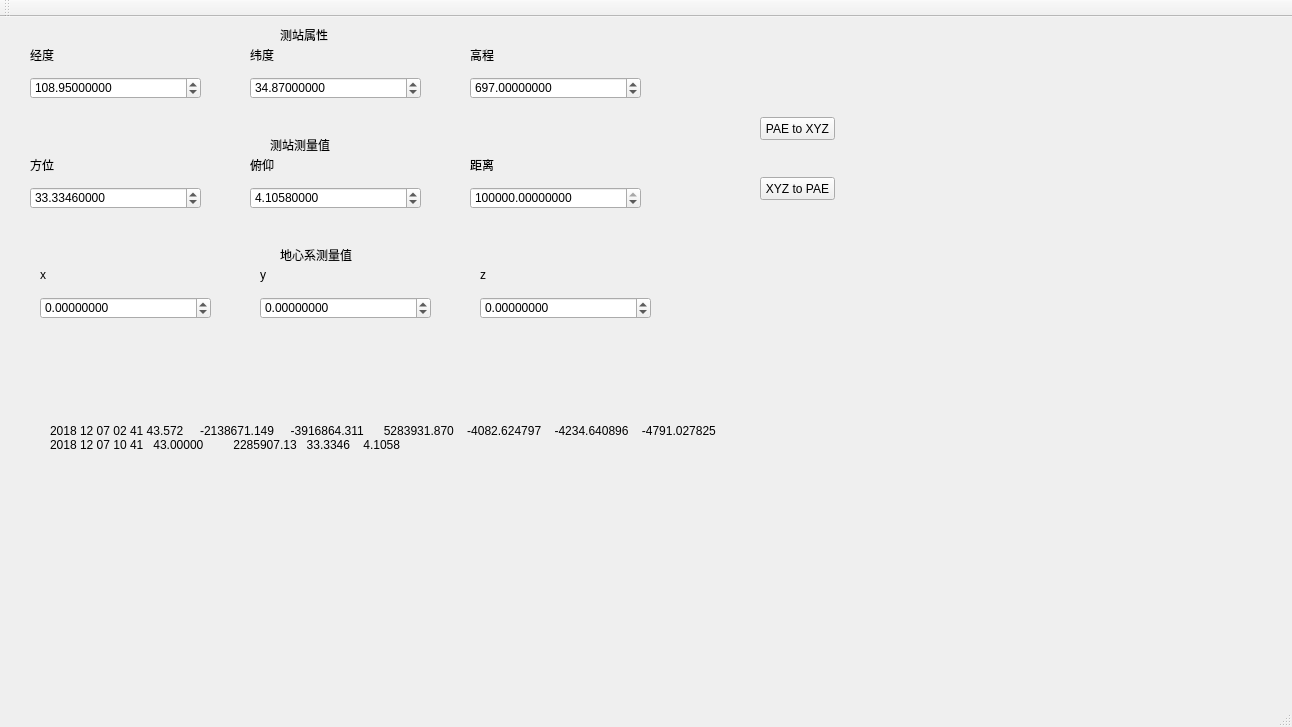
<?xml version="1.0" encoding="UTF-8"?>
<ui version="4.0">
 <class>MainWindow</class>
 <widget class="QMainWindow" name="MainWindow">
  <property name="geometry">
   <rect>
    <x>0</x>
    <y>0</y>
    <width>1292</width>
    <height>727</height>
   </rect>
  </property>
  <property name="windowTitle">
   <string>MainWindow</string>
  </property>
  <widget class="QWidget" name="centralWidget">
   <widget class="QDoubleSpinBox" name="doubleSpinBox_longitude">
    <property name="geometry">
     <rect>
      <x>30</x>
      <y>60</y>
      <width>171</width>
      <height>22</height>
     </rect>
    </property>
    <property name="decimals">
     <number>8</number>
    </property>
    <property name="minimum">
     <double>-360.000000000000000</double>
    </property>
    <property name="maximum">
     <double>360.000000000000000</double>
    </property>
    <property name="value">
     <double>108.950000000000003</double>
    </property>
   </widget>
   <widget class="QDoubleSpinBox" name="doubleSpinBox_latitude">
    <property name="geometry">
     <rect>
      <x>250</x>
      <y>60</y>
      <width>171</width>
      <height>22</height>
     </rect>
    </property>
    <property name="decimals">
     <number>8</number>
    </property>
    <property name="minimum">
     <double>-360.000000000000000</double>
    </property>
    <property name="maximum">
     <double>360.000000000000000</double>
    </property>
    <property name="value">
     <double>34.869999999999997</double>
    </property>
   </widget>
   <widget class="QDoubleSpinBox" name="doubleSpinBox_height">
    <property name="geometry">
     <rect>
      <x>470</x>
      <y>60</y>
      <width>171</width>
      <height>22</height>
     </rect>
    </property>
    <property name="decimals">
     <number>8</number>
    </property>
    <property name="minimum">
     <double>-99999.000000000000000</double>
    </property>
    <property name="maximum">
     <double>99999.000000000000000</double>
    </property>
    <property name="singleStep">
     <double>1.000000000000000</double>
    </property>
    <property name="value">
     <double>697.000000000000000</double>
    </property>
   </widget>
   <widget class="QLabel" name="label">
    <property name="geometry">
     <rect>
      <x>30</x>
      <y>30</y>
      <width>81</width>
      <height>16</height>
     </rect>
    </property>
    <property name="text">
     <string>经度</string>
    </property>
   </widget>
   <widget class="QLabel" name="label_2">
    <property name="geometry">
     <rect>
      <x>250</x>
      <y>30</y>
      <width>81</width>
      <height>16</height>
     </rect>
    </property>
    <property name="text">
     <string>纬度</string>
    </property>
   </widget>
   <widget class="QLabel" name="label_3">
    <property name="geometry">
     <rect>
      <x>470</x>
      <y>30</y>
      <width>81</width>
      <height>16</height>
     </rect>
    </property>
    <property name="text">
     <string>高程</string>
    </property>
   </widget>
   <widget class="QLabel" name="label_4">
    <property name="geometry">
     <rect>
      <x>470</x>
      <y>140</y>
      <width>81</width>
      <height>16</height>
     </rect>
    </property>
    <property name="text">
     <string>距离</string>
    </property>
   </widget>
   <widget class="QDoubleSpinBox" name="doubleSpinBox_r">
    <property name="geometry">
     <rect>
      <x>470</x>
      <y>170</y>
      <width>171</width>
      <height>22</height>
     </rect>
    </property>
    <property name="decimals">
     <number>8</number>
    </property>
    <property name="minimum">
     <double>-9999999999.000000000000000</double>
    </property>
    <property name="maximum">
     <double>9999999999.000000000000000</double>
    </property>
    <property name="value">
     <double>2285907.129999999888241</double>
    </property>
   </widget>
   <widget class="QLabel" name="label_5">
    <property name="geometry">
     <rect>
      <x>250</x>
      <y>140</y>
      <width>81</width>
      <height>16</height>
     </rect>
    </property>
    <property name="text">
     <string>俯仰</string>
    </property>
   </widget>
   <widget class="QLabel" name="label_6">
    <property name="geometry">
     <rect>
      <x>30</x>
      <y>140</y>
      <width>81</width>
      <height>16</height>
     </rect>
    </property>
    <property name="text">
     <string>方位</string>
    </property>
   </widget>
   <widget class="QDoubleSpinBox" name="doubleSpinBox_a">
    <property name="geometry">
     <rect>
      <x>30</x>
      <y>170</y>
      <width>171</width>
      <height>22</height>
     </rect>
    </property>
    <property name="decimals">
     <number>8</number>
    </property>
    <property name="maximum">
     <double>360.000000000000000</double>
    </property>
    <property name="value">
     <double>33.334600000000002</double>
    </property>
   </widget>
   <widget class="QDoubleSpinBox" name="doubleSpinBox_e">
    <property name="geometry">
     <rect>
      <x>250</x>
      <y>170</y>
      <width>171</width>
      <height>22</height>
     </rect>
    </property>
    <property name="decimals">
     <number>8</number>
    </property>
    <property name="minimum">
     <double>-90.000000000000000</double>
    </property>
    <property name="maximum">
     <double>90.000000000000000</double>
    </property>
    <property name="value">
     <double>4.105800000000000</double>
    </property>
   </widget>
   <widget class="QLabel" name="label_7">
    <property name="geometry">
     <rect>
      <x>280</x>
      <y>10</y>
      <width>81</width>
      <height>16</height>
     </rect>
    </property>
    <property name="styleSheet">
     <string notr="true">font: 75 12pt &quot;Arial&quot;;</string>
    </property>
    <property name="text">
     <string>测站属性</string>
    </property>
   </widget>
   <widget class="QLabel" name="label_8">
    <property name="geometry">
     <rect>
      <x>270</x>
      <y>120</y>
      <width>81</width>
      <height>16</height>
     </rect>
    </property>
    <property name="styleSheet">
     <string notr="true">font: 75 12pt &quot;Arial&quot;;</string>
    </property>
    <property name="text">
     <string>测站测量值</string>
    </property>
   </widget>
   <widget class="QLabel" name="label_9">
    <property name="geometry">
     <rect>
      <x>280</x>
      <y>230</y>
      <width>81</width>
      <height>16</height>
     </rect>
    </property>
    <property name="styleSheet">
     <string notr="true">font: 75 12pt &quot;Arial&quot;;</string>
    </property>
    <property name="text">
     <string>地心系测量值</string>
    </property>
   </widget>
   <widget class="QLabel" name="label_10">
    <property name="geometry">
     <rect>
      <x>260</x>
      <y>250</y>
      <width>81</width>
      <height>16</height>
     </rect>
    </property>
    <property name="text">
     <string>y</string>
    </property>
   </widget>
   <widget class="QDoubleSpinBox" name="doubleSpinBox_x">
    <property name="geometry">
     <rect>
      <x>40</x>
      <y>280</y>
      <width>171</width>
      <height>22</height>
     </rect>
    </property>
    <property name="decimals">
     <number>8</number>
    </property>
    <property name="minimum">
     <double>-99999999.000000000000000</double>
    </property>
    <property name="maximum">
     <double>99999999.000000000000000</double>
    </property>
   </widget>
   <widget class="QDoubleSpinBox" name="doubleSpinBox_y">
    <property name="geometry">
     <rect>
      <x>260</x>
      <y>280</y>
      <width>171</width>
      <height>22</height>
     </rect>
    </property>
    <property name="decimals">
     <number>8</number>
    </property>
    <property name="minimum">
     <double>-999999999.000000000000000</double>
    </property>
    <property name="maximum">
     <double>999999999.000000000000000</double>
    </property>
   </widget>
   <widget class="QDoubleSpinBox" name="doubleSpinBox_z">
    <property name="geometry">
     <rect>
      <x>480</x>
      <y>280</y>
      <width>171</width>
      <height>22</height>
     </rect>
    </property>
    <property name="decimals">
     <number>8</number>
    </property>
    <property name="minimum">
     <double>-9999999999.000000000000000</double>
    </property>
    <property name="maximum">
     <double>9999999999.000000000000000</double>
    </property>
   </widget>
   <widget class="QLabel" name="label_11">
    <property name="geometry">
     <rect>
      <x>480</x>
      <y>250</y>
      <width>81</width>
      <height>16</height>
     </rect>
    </property>
    <property name="text">
     <string>z</string>
    </property>
   </widget>
   <widget class="QLabel" name="label_12">
    <property name="geometry">
     <rect>
      <x>40</x>
      <y>250</y>
      <width>81</width>
      <height>16</height>
     </rect>
    </property>
    <property name="text">
     <string>x</string>
    </property>
   </widget>
   <widget class="QPushButton" name="pushButton_ToXYZ">
    <property name="geometry">
     <rect>
      <x>760</x>
      <y>100</y>
      <width>75</width>
      <height>23</height>
     </rect>
    </property>
    <property name="text">
     <string>PAE to XYZ</string>
    </property>
   </widget>
   <widget class="QPushButton" name="pushButton_ToPAE">
    <property name="geometry">
     <rect>
      <x>760</x>
      <y>160</y>
      <width>75</width>
      <height>23</height>
     </rect>
    </property>
    <property name="text">
     <string>XYZ to PAE</string>
    </property>
   </widget>
   <widget class="QLabel" name="label_13">
    <property name="geometry">
     <rect>
      <x>50</x>
      <y>370</y>
      <width>921</width>
      <height>101</height>
     </rect>
    </property>
    <property name="styleSheet">
     <string notr="true">font: 75 12pt &quot;Arial&quot;;</string>
    </property>
    <property name="text">
     <string>2018 12 07 02 41 43.572     -2138671.149     -3916864.311      5283931.870    -4082.624797    -4234.640896    -4791.027825
2018 12 07 10 41   43.00000         2285907.13   33.3346    4.1058</string>
    </property>
   </widget>
  </widget>
  <widget class="QMenuBar" name="menuBar">
   <property name="geometry">
    <rect>
     <x>0</x>
     <y>0</y>
     <width>1292</width>
     <height>23</height>
    </rect>
   </property>
  </widget>
  <widget class="QToolBar" name="mainToolBar">
   <attribute name="toolBarArea">
    <enum>TopToolBarArea</enum>
   </attribute>
   <attribute name="toolBarBreak">
    <bool>false</bool>
   </attribute>
  </widget>
  <widget class="QStatusBar" name="statusBar"/>
 </widget>
 <layoutdefault spacing="6" margin="11"/>
 <resources/>
 <connections/>
</ui>
